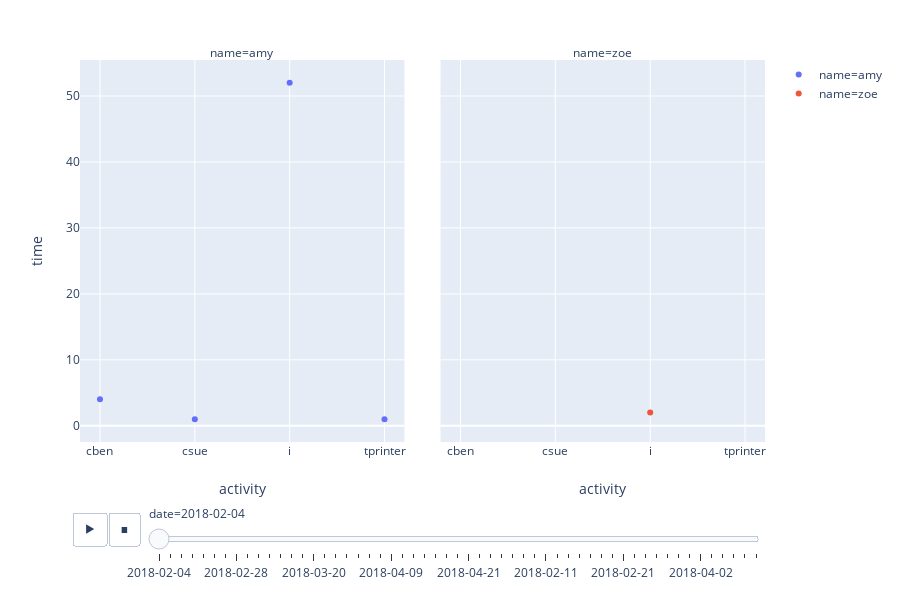

This figure's notebook cell:
### Code cell
# Interactive Scatter

import plotly_express as px

df_scatter = pd.concat([df_plot.loc[df_plot['name'] == 'amy'],df_plot.loc[df_plot['name'] == 'zoe']],ignore_index=True)

px.scatter(df_scatter, x="activity", y="time", animation_frame="date", color="name", facet_col="name")

### Figure 1 — Plotly figure (JSON) as saved in the notebook; plotly's stock layout.template omitted (floating-point values rounded to 4 significant figures)
{"data": [{"hoverlabel": {"namelength": 0}, "hovertemplate": "name=amy<br>date=2018-02-04<br>activity=%{x}<br>time=%{y}", "legendgroup": "name=amy", "marker": {"color": "#636efa", "symbol": "circle"}, "mode": "markers", "name": "name=amy", "showlegend": true, "type": "scatter", "uid": "ce4604b6-9180-45c1-b712-7a8852168d9f", "x": ["cben", "csue", "i", "tprinter"], "xaxis": "x", "y": [4, 1, 52, 1], "yaxis": "y"}, {"hoverlabel": {"namelength": 0}, "hovertemplate": "name=zoe<br>date=2018-02-04<br>activity=%{x}<br>time=%{y}", "legendgroup": "name=zoe", "marker": {"color": "#EF553B", "symbol": "circle"}, "mode": "markers", "name": "name=zoe", "showlegend": true, "type": "scatter", "uid": "14ccfc80-550d-4174-a748-077089c1b9e9", "x": ["i"], "xaxis": "x2", "y": [2], "yaxis": "y"}], "layout": {"annotations": [{"showarrow": false, "text": "name=amy", "textangle": 0, "x": 0.2368, "xanchor": "center", "xref": "paper", "y": 1.02, "yanchor": "middle", "yref": "paper"}, {"showarrow": false, "text": "name=zoe", "textangle": 0, "x": 0.7632, "xanchor": "center", "xref": "paper", "y": 1.02, "yanchor": "middle", "yref": "paper"}], "grid": {"xaxes": ["x", "x2"], "xgap": 0.1, "xside": "bottom", "yaxes": ["y"], "ygap": 0.1, "yside": "left"}, "height": 600, "legend": {"tracegroupgap": 0}, "margin": {"t": 60}, "sliders": [{"active": 0, "currentvalue": {"prefix": "date="}, "len": 0.9, "pad": {"b": 10, "t": 60}, "steps": [{"args": [["2018-02-04"], {"frame": {"duration": 0, "redraw": false}, "fromcurrent": true, "mode": "immediate", "transition": {"duration": 0, "easing": "linear"}}], "label": "2018-02-04", "method": "animate"}, {"args": [["2018-02-05"], {"frame": {"duration": 0, "redraw": false}, "fromcurrent": true, "mode": "immediate", "transition": {"duration": 0, "easing": "linear"}}], "label": "2018-02-05", "method": "animate"}, {"args": [["2018-02-06"], {"frame": {"duration": 0, "redraw": false}, "fromcurrent": true, "mode": "immediate", "transition": {"duration": 0, "easing": "linear"}}], "label": "2018-02-06", "method": "animate"}, {"args": [["2018-02-08"], {"frame": {"duration": 0, "redraw": false}, "fromcurrent": true, "mode": "immediate", "transition": {"duration": 0, "easing": "linear"}}], "label": "2018-02-08", "method": "animate"}, {"args": [["2018-02-22"], {"frame": {"duration": 0, "redraw": false}, "fromcurrent": true, "mode": "immediate", "transition": {"duration": 0, "easing": "linear"}}], "label": "2018-02-22", "method": "animate"}, {"args": [["2018-02-26"], {"frame": {"duration": 0, "redraw": false}, "fromcurrent": true, "mode": "immediate", "transition": {"duration": 0, "easing": "linear"}}], "label": "2018-02-26", "method": "animate"}, {"args": [["2018-02-27"], {"frame": {"duration": 0, "redraw": false}, "fromcurrent": true, "mode": "immediate", "transition": {"duration": 0, "easing": "linear"}}], "label": "2018-02-27", "method": "animate"}, {"args": [["2018-02-28"], {"frame": {"duration": 0, "redraw": false}, "fromcurrent": true, "mode": "immediate", "transition": {"duration": 0, "easing": "linear"}}], "label": "2018-02-28", "method": "animate"}, {"args": [["2018-03-05"], {"frame": {"duration": 0, "redraw": false}, "fromcurrent": true, "mode": "immediate", "transition": {"duration": 0, "easing": "linear"}}], "label": "2018-03-05", "method": "animate"}, {"args": [["2018-03-06"], {"frame": {"duration": 0, "redraw": false}, "fromcurrent": true, "mode": "immediate", "transition": {"duration": 0, "easing": "linear"}}], "label": "2018-03-06", "method": "animate"}, {"args": [["2018-03-07"], {"frame": {"duration": 0, "redraw": false}, "fromcurrent": true, "mode": "immediate", "transition": {"duration": 0, "easing": "linear"}}], "label": "2018-03-07", "method": "animate"}, {"args": [["2018-03-08"], {"frame": {"duration": 0, "redraw": false}, "fromcurrent": true, "mode": "immediate", "transition": {"duration": 0, "easing": "linear"}}], "label": "2018-03-08", "method": "animate"}, {"args": [["2018-03-09"], {"frame": {"duration": 0, "redraw": false}, "fromcurrent": true, "mode": "immediate", "transition": {"duration": 0, "easing": "linear"}}], "label": "2018-03-09", "method": "animate"}, {"args": [["2018-03-16"], {"frame": {"duration": 0, "redraw": false}, "fromcurrent": true, "mode": "immediate", "transition": {"duration": 0, "easing": "linear"}}], "label": "2018-03-16", "method": "animate"}, {"args": [["2018-03-20"], {"frame": {"duration": 0, "redraw": false}, "fromcurrent": true, "mode": "immediate", "transition": {"duration": 0, "easing": "linear"}}], "label": "2018-03-20", "method": "animate"}, {"args": [["2018-03-22"], {"frame": {"duration": 0, "redraw": false}, "fromcurrent": true, "mode": "immediate", "transition": {"duration": 0, "easing": "linear"}}], "label": "2018-03-22", "method": "animate"}, {"args": [["2018-03-23"], {"frame": {"duration": 0, "redraw": false}, "fromcurrent": true, "mode": "immediate", "transition": {"duration": 0, "easing": "linear"}}], "label": "2018-03-23", "method": "animate"}, {"args": [["2018-03-24"], {"frame": {"duration": 0, "redraw": false}, "fromcurrent": true, "mode": "immediate", "transition": {"duration": 0, "easing": "linear"}}], "label": "2018-03-24", "method": "animate"}, {"args": [["2018-03-26"], {"frame": {"duration": 0, "redraw": false}, "fromcurrent": true, "mode": "immediate", "transition": {"duration": 0, "easing": "linear"}}], "label": "2018-03-26", "method": "animate"}, {"args": [["2018-04-03"], {"frame": {"duration": 0, "redraw": false}, "fromcurrent": true, "mode": "immediate", "transition": {"duration": 0, "easing": "linear"}}], "label": "2018-04-03", "method": "animate"}, {"args": [["2018-04-08"], {"frame": {"duration": 0, "redraw": false}, "fromcurrent": true, "mode": "immediate", "transition": {"duration": 0, "easing": "linear"}}], "label": "2018-04-08", "method": "animate"}, {"args": [["2018-04-09"], {"frame": {"duration": 0, "redraw": false}, "fromcurrent": true, "mode": "immediate", "transition": {"duration": 0, "easing": "linear"}}], "label": "2018-04-09", "method": "animate"}, {"args": [["2018-04-10"], {"frame": {"duration": 0, "redraw": false}, "fromcurrent": true, "mode": "immediate", "transition": {"duration": 0, "easing": "linear"}}], "label": "2018-04-10", "method": "animate"}, {"args": [["2018-04-13"], {"frame": {"duration": 0, "redraw": false}, "fromcurrent": true, "mode": "immediate", "transition": {"duration": 0, "easing": "linear"}}], "label": "2018-04-13", "method": "animate"}, {"args": [["2018-04-14"], {"frame": {"duration": 0, "redraw": false}, "fromcurrent": true, "mode": "immediate", "transition": {"duration": 0, "easing": "linear"}}], "label": "2018-04-14", "method": "animate"}, {"args": [["2018-04-15"], {"frame": {"duration": 0, "redraw": false}, "fromcurrent": true, "mode": "immediate", "transition": {"duration": 0, "easing": "linear"}}], "label": "2018-04-15", "method": "animate"}, {"args": [["2018-04-16"], {"frame": {"duration": 0, "redraw": false}, "fromcurrent": true, "mode": "immediate", "transition": {"duration": 0, "easing": "linear"}}], "label": "2018-04-16", "method": "animate"}, {"args": [["2018-04-17"], {"frame": {"duration": 0, "redraw": false}, "fromcurrent": true, "mode": "immediate", "transition": {"duration": 0, "easing": "linear"}}], "label": "2018-04-17", "method": "animate"}, {"args": [["2018-04-21"], {"frame": {"duration": 0, "redraw": false}, "fromcurrent": true, "mode": "immediate", "transition": {"duration": 0, "easing": "linear"}}], "label": "2018-04-21", "method": "animate"}, {"args": [["2018-04-24"], {"frame": {"duration": 0, "redraw": false}, "fromcurrent": true, "mode": "immediate", "transition": {"duration": 0, "easing": "linear"}}], "label": "2018-04-24", "method": "animate"}, {"args": [["2018-04-25"], {"frame": {"duration": 0, "redraw": false}, "fromcurrent": true, "mode": "immediate", "transition": {"duration": 0, "easing": "linear"}}], "label": "2018-04-25", "method": "animate"}, {"args": [["2018-02-02"], {"frame": {"duration": 0, "redraw": false}, "fromcurrent": true, "mode": "immediate", "transition": {"duration": 0, "easing": "linear"}}], "label": "2018-02-02", "method": "animate"}, {"args": [["2018-02-03"], {"frame": {"duration": 0, "redraw": false}, "fromcurrent": true, "mode": "immediate", "transition": {"duration": 0, "easing": "linear"}}], "label": "2018-02-03", "method": "animate"}, {"args": [["2018-02-07"], {"frame": {"duration": 0, "redraw": false}, "fromcurrent": true, "mode": "immediate", "transition": {"duration": 0, "easing": "linear"}}], "label": "2018-02-07", "method": "animate"}, {"args": [["2018-02-09"], {"frame": {"duration": 0, "redraw": false}, "fromcurrent": true, "mode": "immediate", "transition": {"duration": 0, "easing": "linear"}}], "label": "2018-02-09", "method": "animate"}, {"args": [["2018-02-11"], {"frame": {"duration": 0, "redraw": false}, "fromcurrent": true, "mode": "immediate", "transition": {"duration": 0, "easing": "linear"}}], "label": "2018-02-11", "method": "animate"}, {"args": [["2018-02-14"], {"frame": {"duration": 0, "redraw": false}, "fromcurrent": true, "mode": "immediate", "transition": {"duration": 0, "easing": "linear"}}], "label": "2018-02-14", "method": "animate"}, {"args": [["2018-02-15"], {"frame": {"duration": 0, "redraw": false}, "fromcurrent": true, "mode": "immediate", "transition": {"duration": 0, "easing": "linear"}}], "label": "2018-02-15", "method": "animate"}, {"args": [["2018-02-16"], {"frame": {"duration": 0, "redraw": false}, "fromcurrent": true, "mode": "immediate", "transition": {"duration": 0, "easing": "linear"}}], "label": "2018-02-16", "method": "animate"}, {"args": [["2018-02-17"], {"frame": {"duration": 0, "redraw": false}, "fromcurrent": true, "mode": "immediate", "transition": {"duration": 0, "easing": "linear"}}], "label": "2018-02-17", "method": "animate"}, {"args": [["2018-02-19"], {"frame": {"duration": 0, "redraw": false}, "fromcurrent": true, "mode": "immediate", "transition": {"duration": 0, "easing": "linear"}}], "label": "2018-02-19", "method": "animate"}, {"args": [["2018-02-20"], {"frame": {"duration": 0, "redraw": false}, "fromcurrent": true, "mode": "immediate", "transition": {"duration": 0, "easing": "linear"}}], "label": "2018-02-20", "method": "animate"}, {"args": [["2018-02-21"], {"frame": {"duration": 0, "redraw": false}, "fromcurrent": true, "mode": "immediate", "transition": {"duration": 0, "easing": "linear"}}], "label": "2018-02-21", "method": "animate"}, {"args": [["2018-02-23"], {"frame": {"duration": 0, "redraw": false}, "fromcurrent": true, "mode": "immediate", "transition": {"duration": 0, "easing": "linear"}}], "label": "2018-02-23", "method": "animate"}, {"args": [["2018-02-25"], {"frame": {"duration": 0, "redraw": false}, "fromcurrent": true, "mode": "immediate", "transition": {"duration": 0, "easing": "linear"}}], "label": "2018-02-25", "method": "animate"}, {"args": [["2018-03-02"], {"frame": {"duration": 0, "redraw": false}, "fromcurrent": true, "mode": "immediate", "transition": {"duration": 0, "easing": "linear"}}], "label": "2018-03-02", "method": "animate"}, {"args": [["2018-03-03"], {"frame": {"duration": 0, "redraw": false}, "fromcurrent": true, "mode": "immediate", "transition": {"duration": 0, "easing": "linear"}}], "label": "2018-03-03", "method": "animate"}, {"args": [["2018-03-04"], {"frame": {"duration": 0, "redraw": false}, "fromcurrent": true, "mode": "immediate", "transition": {"duration": 0, "easing": "linear"}}], "label": "2018-03-04", "method": "animate"}, {"args": [["2018-03-30"], {"frame": {"duration": 0, "redraw": false}, "fromcurrent": true, "mode": "immediate", "transition": {"duration": 0, "easing": "linear"}}], "label": "2018-03-30", "method": "animate"}, {"args": [["2018-04-02"], {"frame": {"duration": 0, "redraw": false}, "fromcurrent": true, "mode": "immediate", "transition": {"duration": 0, "easing": "linear"}}], "label": "2018-04-02", "method": "animate"}, {"args": [["2018-04-04"], {"frame": {"duration": 0, "redraw": false}, "fromcurrent": true, "mode": "immediate", "transition": {"duration": 0, "easing": "linear"}}], "label": "2018-04-04", "method": "animate"}, {"args": [["2018-04-06"], {"frame": {"duration": 0, "redraw": false}, "fromcurrent": true, "mode": "immediate", "transition": {"duration": 0, "easing": "linear"}}], "label": "2018-04-06", "method": "animate"}, {"args": [["2018-04-11"], {"frame": {"duration": 0, "redraw": false}, "fromcurrent": true, "mode": "immediate", "transition": {"duration": 0, "easing": "linear"}}], "label": "2018-04-11", "method": "animate"}, {"args": [["2018-04-19"], {"frame": {"duration": 0, "redraw": false}, "fromcurrent": true, "mode": "immediate", "transition": {"duration": 0, "easing": "linear"}}], "label": "2018-04-19", "method": "animate"}, {"args": [["2018-04-23"], {"frame": {"duration": 0, "redraw": false}, "fromcurrent": true, "mode": "immediate", "transition": {"duration": 0, "easing": "linear"}}], "label": "2018-04-23", "method": "animate"}], "x": 0.1, "xanchor": "left", "y": 0, "yanchor": "top"}], "updatemenus": [{"buttons": [{"args": [null, {"frame": {"duration": 500, "redraw": false}, "fromcurrent": true, "mode": "immediate", "transition": {"duration": 500, "easing": "linear"}}], "label": "&#9654;", "method": "animate"}, {"args": [[null], {"frame": {"duration": 0, "redraw": false}, "fromcurrent": true, "mode": "immediate", "transition": {"duration": 0, "easing": "linear"}}], "label": "&#9724;", "method": "animate"}], "direction": "left", "pad": {"r": 10, "t": 70}, "showactive": false, "type": "buttons", "x": 0.1, "xanchor": "right", "y": 0, "yanchor": "top"}], "xaxis": {"title": {"text": "activity"}}, "xaxis2": {"matches": "x", "title": {"text": "activity"}}, "yaxis": {"title": {"text": "time"}}}}
